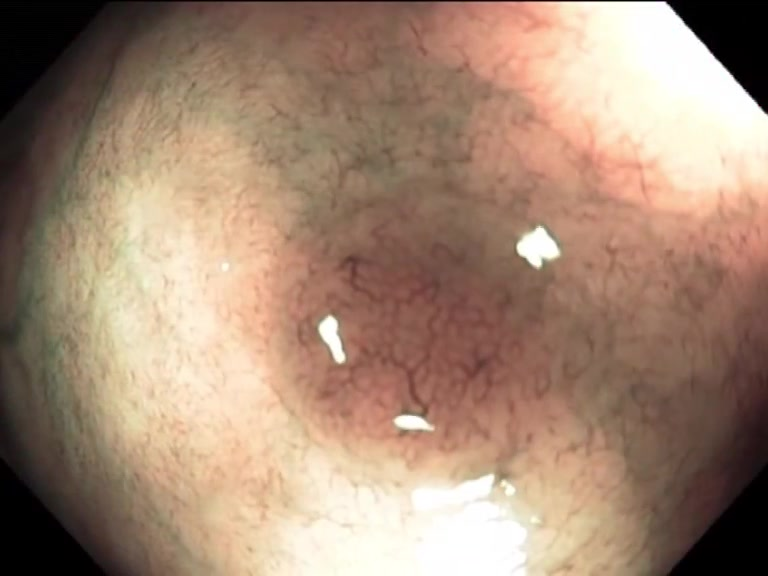
#> input picture Resource/DataSet/NBI_1.png, 768 x 576 px; its folder holds only this picture in this run
$ jupyter execute main.ipynb
#> lines starting #> are read from the running program, lines starting #| are printed output that depends on the picture
# Deep CNN and geometric features-based diseases detection and classification

In this research, a new technique is applied based on the fusion of deep convolutional (CNN) and geometric features.

### Part 1

- Initially, disease regions are extracted from given WCE images using a new approach named contrast-enhanced colour features.

- Geometric features are extracted from segmented disease region.

### Part 2

- Thereafter, unique VGG16 and VGG19 deep CNN features fusion are performed based on Euclidean Fisher Vector.

- The unique features are fused with geometric features which are later fed to conditional entropy approach for best features selection. The selected features are finally classified by K-Nearest Neighbour.

- a new technique is applied based on the fusion of deep convolutional (CNN) and geometric features.

[cell 1]
import cv2 as cv
import numpy as np
import matplotlib.pyplot as plt

# import matplotlib.image as mpimg
from scipy.ndimage import median_filter

from os import listdir
from random import choice

### Settings:

[cell 2]
random_img = True
dataset_path = "Resource/DataSet/"
default_img_path = "Resource/DataSet/NBI_3.png"
img_path = (
    dataset_path + choice(listdir(dataset_path)) if random_img else default_img_path
)


kernal_size = (3, 3)


Structuring_element_shape = {
    "MORPH_RECT": cv.MORPH_RECT,
    "MORPH_ELLIPSE": cv.MORPH_ELLIPSE,
    "MORPH_CROSS": cv.MORPH_CROSS,
}


kernel = np.ones(kernal_size, np.uint8)


Structuring_element = cv.getStructuringElement(
    Structuring_element_shape["MORPH_RECT"], kernal_size
)

[cell 3]
print(img_path)

[cell 4]
# Rectangular Kernel
# cv.getStructuringElement(cv.MORPH_RECT, kernal_size)
# array([[1, 1, 1, 1, 1],
#        [1, 1, 1, 1, 1],
#        [1, 1, 1, 1, 1],
#        [1, 1, 1, 1, 1],
#        [1, 1, 1, 1, 1]], dtype=uint8)

# Elliptical Kernel
# cv.getStructuringElement(cv.MORPH_ELLIPSE, kernal_size)
# array([[0, 0, 1, 0, 0],
#        [1, 1, 1, 1, 1],
#        [1, 1, 1, 1, 1],
#        [1, 1, 1, 1, 1],
#        [0, 0, 1, 0, 0]], dtype=uint8)

# Cross-shaped Kernel
# cv.getStructuringElement(cv.MORPH_CROSS, kernal_size)
# array([[0, 0, 1, 0, 0],
#        [0, 0, 1, 0, 0],
#        [1, 1, 1, 1, 1],
#        [0, 0, 1, 0, 0],
#        [0, 0, 1, 0, 0]], dtype=uint8)

### Image selection:

[cell 5]
# Reading Image
lesion_img = cv.imread(img_path)
#> lesion_img is the input picture: shape (576, 768, 3); mean B, G, R 116.3, 136.1, 163.6
lesion_img_bgr = lesion_img.copy()

# Converting color to RGB since OpenCv use BGR, and matplotlib uses RGB
lesion_img = cv.cvtColor(lesion_img, cv.COLOR_BGR2RGB)

# Display the image
plt.imshow(lesion_img)
plt.title("lesion tob-bottom filters combined")
plt.show()

# Contrast-enhanced colour features (CHCF)

### Contrast elongating

Contrast elongating is performed to increase lesion contrast in the given image. It is one of the very
first steps in image processing to improve the contrast of given image. The input image is invented
and the resultant image is more suitable as related to the original image.

In contrast stretching phase, top-hat and bottom-hat filters are performed. The top-hat filter
improves the contrast of foreground regions whereas bottom-hat filter controls the background
contrast.

- Top Hat: It is the difference between input image and Opening of the image.
- Black Hat: It is the difference between the closing of the input image and input image.

[cell 6]
# The top-hat transform is an operation that extracts small elements and details from given images.
tophat_img = cv.morphologyEx(lesion_img, cv.MORPH_TOPHAT, kernel)
blackhat_img = cv.morphologyEx(tophat_img, cv.MORPH_BLACKHAT, kernel)

# [8 lines of commented-out code are left out]
comb_img = np.add(lesion_img, tophat_img)
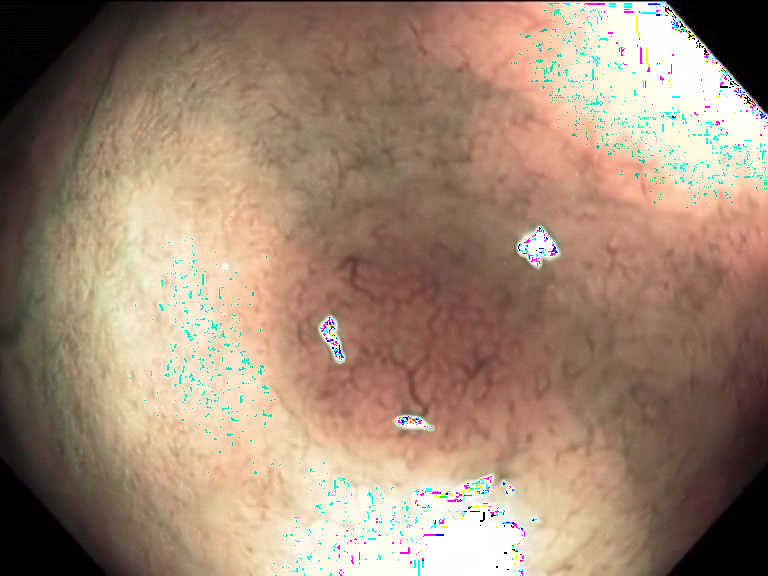
#> comb_img: shape (576, 768, 3); mean R, G, B 161.3, 135.5, 116.2
comb_img = np.add(comb_img, blackhat_img)

# Display the img
plt.imshow(comb_img)
plt.title("lesion tob-bottom filters combined")
plt.show()

[cell 7]
# Apply 3D median filter
image_shape = comb_img.shape  # get the image shape
#> image_shape = (576, 768, 3)
window_size = 3  # Adjust this parameter based on the desired level of blurring
blurred_image = median_filter(comb_img, size=(window_size, window_size, window_size))

# Display the img
plt.imshow(comb_img)
plt.title(f"Blurred 3D Image (3D Median Filter, Window Size={window_size})")
plt.show()

[cell 8]
# Apply 3D median filter using cv2 (by applying 2D median filter to each slice)
image_shape = comb_img.shape  # get the image shape
window_size = 3  # Adjust this parameter based on the desired level of blurring
blurred_image = np.zeros_like(comb_img)

for i in range(image_shape[2]):
    blurred_image[:, :, i] = cv.medianBlur(
        comb_img[:, :, i].astype(np.uint8), ksize=window_size
    )

# Display the img
plt.imshow(comb_img)
plt.title(f"Blurred 3D Image (cv2 Median Filter, Window Size={window_size})")
plt.show()


$ run again, on Resource/DataSet/WL_3.png
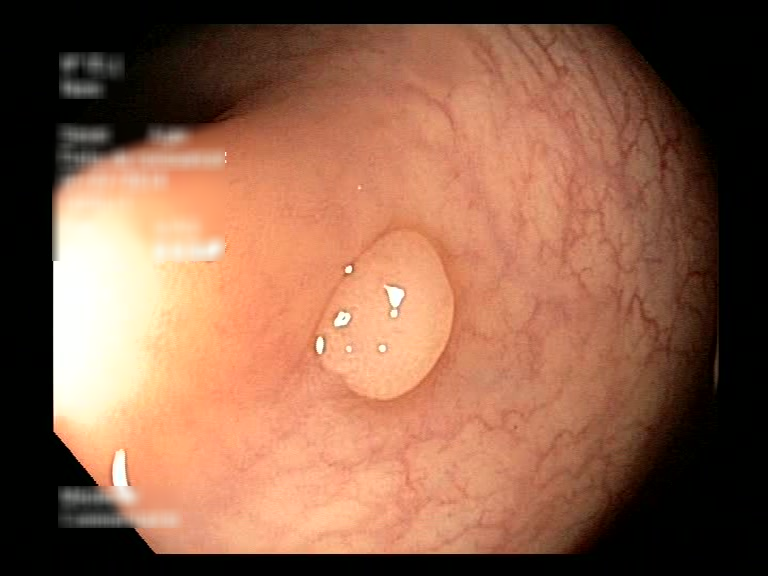
#> input picture Resource/DataSet/WL_3.png, 768 x 576 px
#> lesion_img is the input picture: shape (576, 768, 3); mean B, G, R 73.6, 96.7, 141.4
#> `comb_img = np.add(lesion_img, tophat_img)`:
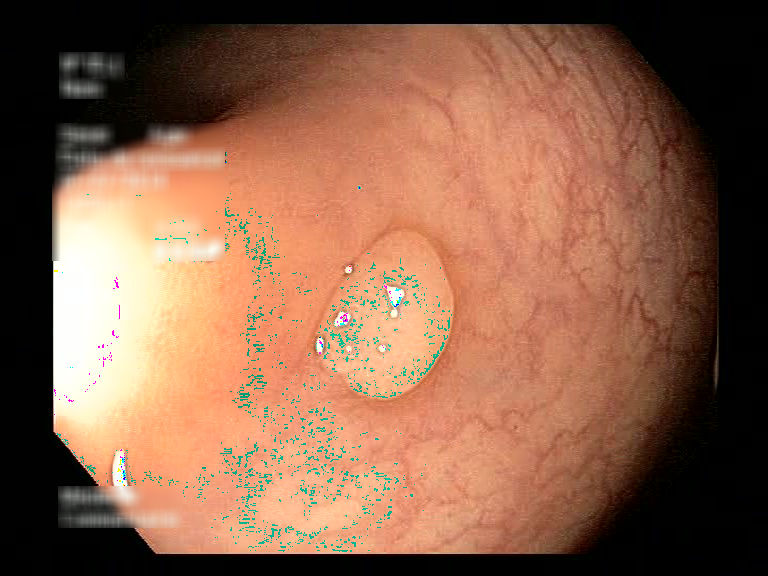
#> comb_img: shape (576, 768, 3); mean R, G, B 139.2, 97.3, 74.4
#> `blurred_image = median_filter(comb_img, size=(window_size, window_size..`:
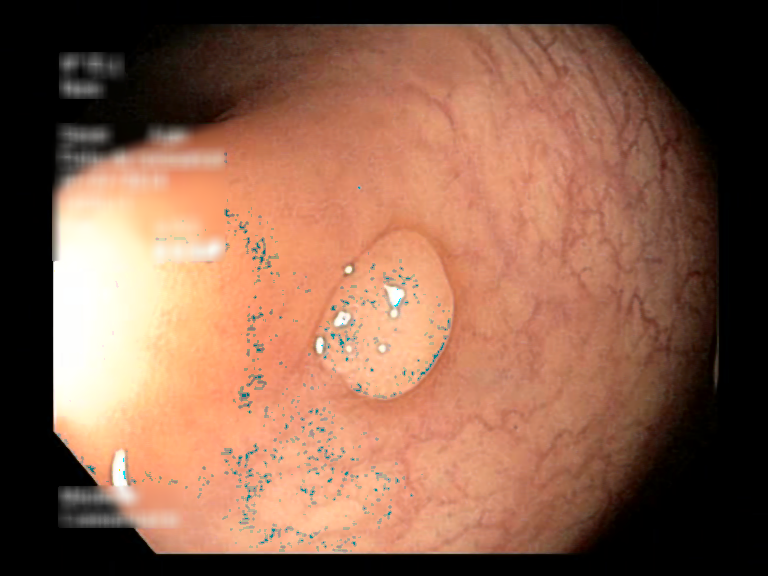
#> blurred_image: shape (576, 768, 3); mean R, G, B 139.3, 97.3, 76.4

$ run again, on Resource/DataSet/NBI_2.png
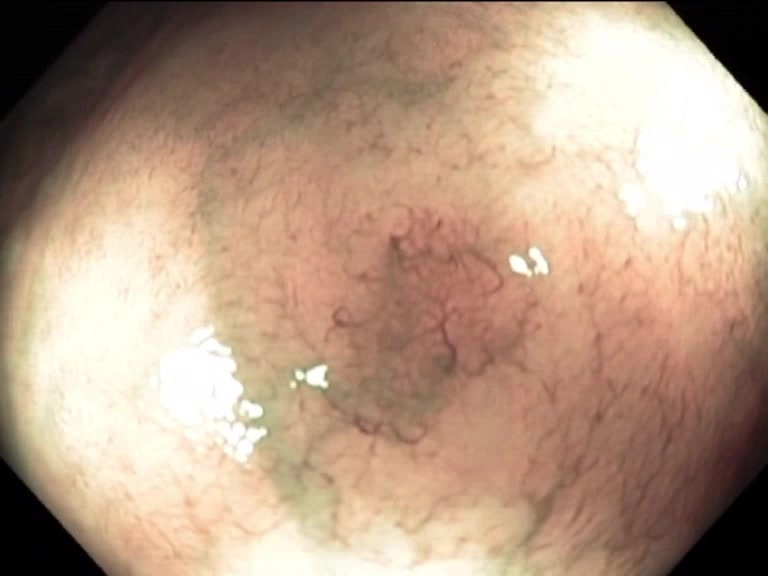
#> input picture Resource/DataSet/NBI_2.png, 768 x 576 px
#> lesion_img is the input picture: shape (576, 768, 3); mean B, G, R 132.2, 153.5, 181.3
#> `comb_img = np.add(lesion_img, tophat_img)`:
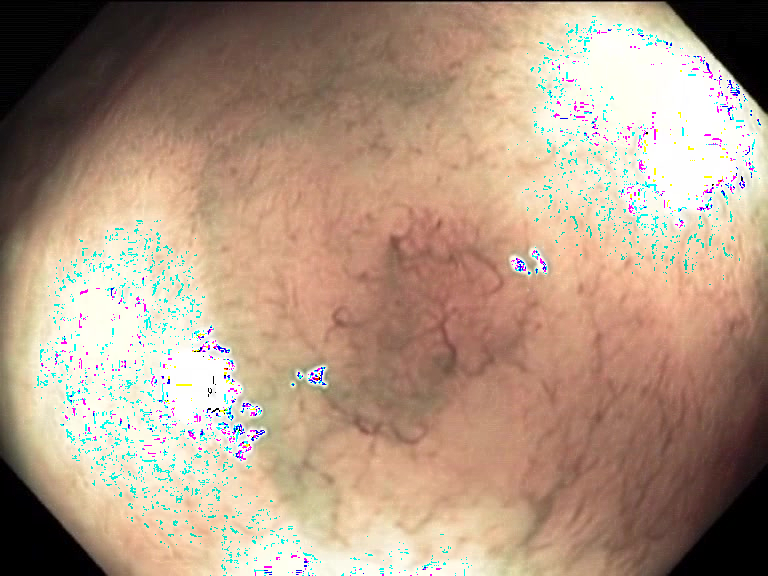
#> comb_img: shape (576, 768, 3); mean R, G, B 177.1, 152.4, 132.3
#> after the loop `for i in range(image_shape[2]):`:
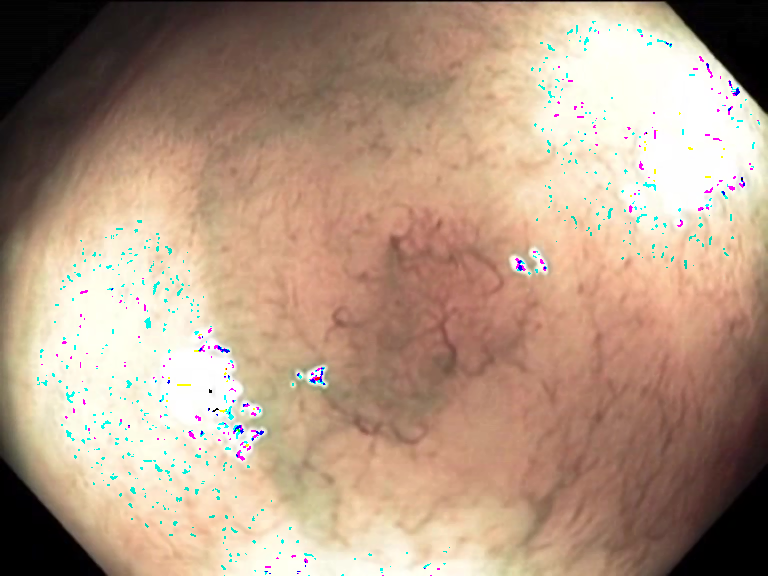
#> blurred_image: shape (576, 768, 3); mean R, G, B 179.6, 153.2, 132.6
